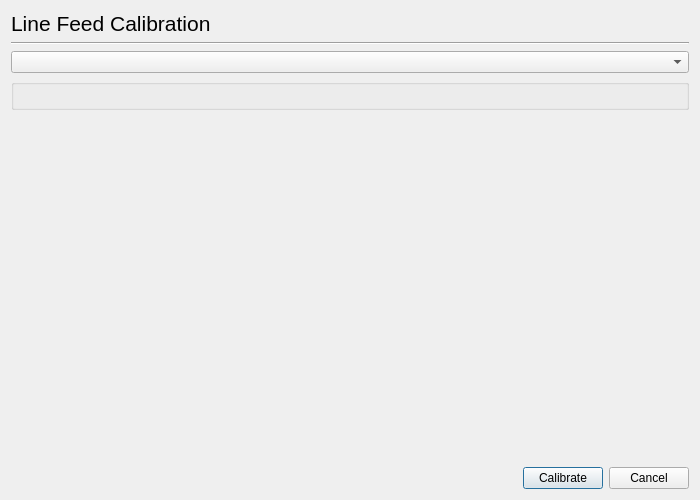
<ui version="4.0" >
 <class>Dialog</class>
 <widget class="QDialog" name="Dialog" >
  <property name="geometry" >
   <rect>
    <x>0</x>
    <y>0</y>
    <width>700</width>
    <height>500</height>
   </rect>
  </property>
  <property name="windowTitle" >
   <string>HP Device Manager - Line Feed Calibration</string>
  </property>
  <layout class="QGridLayout" >
   <item row="0" column="0" >
    <widget class="QLabel" name="label" >
     <property name="font" >
      <font>
       <pointsize>16</pointsize>
      </font>
     </property>
     <property name="text" >
      <string>Line Feed Calibration</string>
     </property>
    </widget>
   </item>
   <item row="1" column="0" colspan="3" >
    <widget class="Line" name="line" >
     <property name="orientation" >
      <enum>Qt::Horizontal</enum>
     </property>
    </widget>
   </item>
   <item row="2" column="0" colspan="3" >
    <widget class="DeviceUriComboBox" name="DeviceComboBox" />
   </item>
   <item row="3" column="0" colspan="3" >
    <widget class="LoadPaperGroupBox" name="LoadPaper" >
     <property name="title" >
      <string/>
     </property>
    </widget>
   </item>
   <item row="4" column="0" >
    <spacer>
     <property name="orientation" >
      <enum>Qt::Vertical</enum>
     </property>
     <property name="sizeHint" >
      <size>
       <width>410</width>
       <height>81</height>
      </size>
     </property>
    </spacer>
   </item>
   <item row="5" column="0" >
    <spacer>
     <property name="orientation" >
      <enum>Qt::Horizontal</enum>
     </property>
     <property name="sizeHint" >
      <size>
       <width>361</width>
       <height>20</height>
      </size>
     </property>
    </spacer>
   </item>
   <item row="5" column="1" >
    <widget class="QPushButton" name="CalibrateButton" >
     <property name="text" >
      <string>Calibrate</string>
     </property>
    </widget>
   </item>
   <item row="5" column="2" >
    <widget class="QPushButton" name="CancelButton" >
     <property name="text" >
      <string>Cancel</string>
     </property>
    </widget>
   </item>
  </layout>
 </widget>
 <customwidgets>
  <customwidget>
   <class>DeviceUriComboBox</class>
   <extends>QComboBox</extends>
   <header>deviceuricombobox.h</header>
  </customwidget>
  <customwidget>
   <class>LoadPaperGroupBox</class>
   <extends>QGroupBox</extends>
   <header>loadpapergroupbox.h</header>
   <container>1</container>
  </customwidget>
 </customwidgets>
 <resources/>
 <connections/>
</ui>
